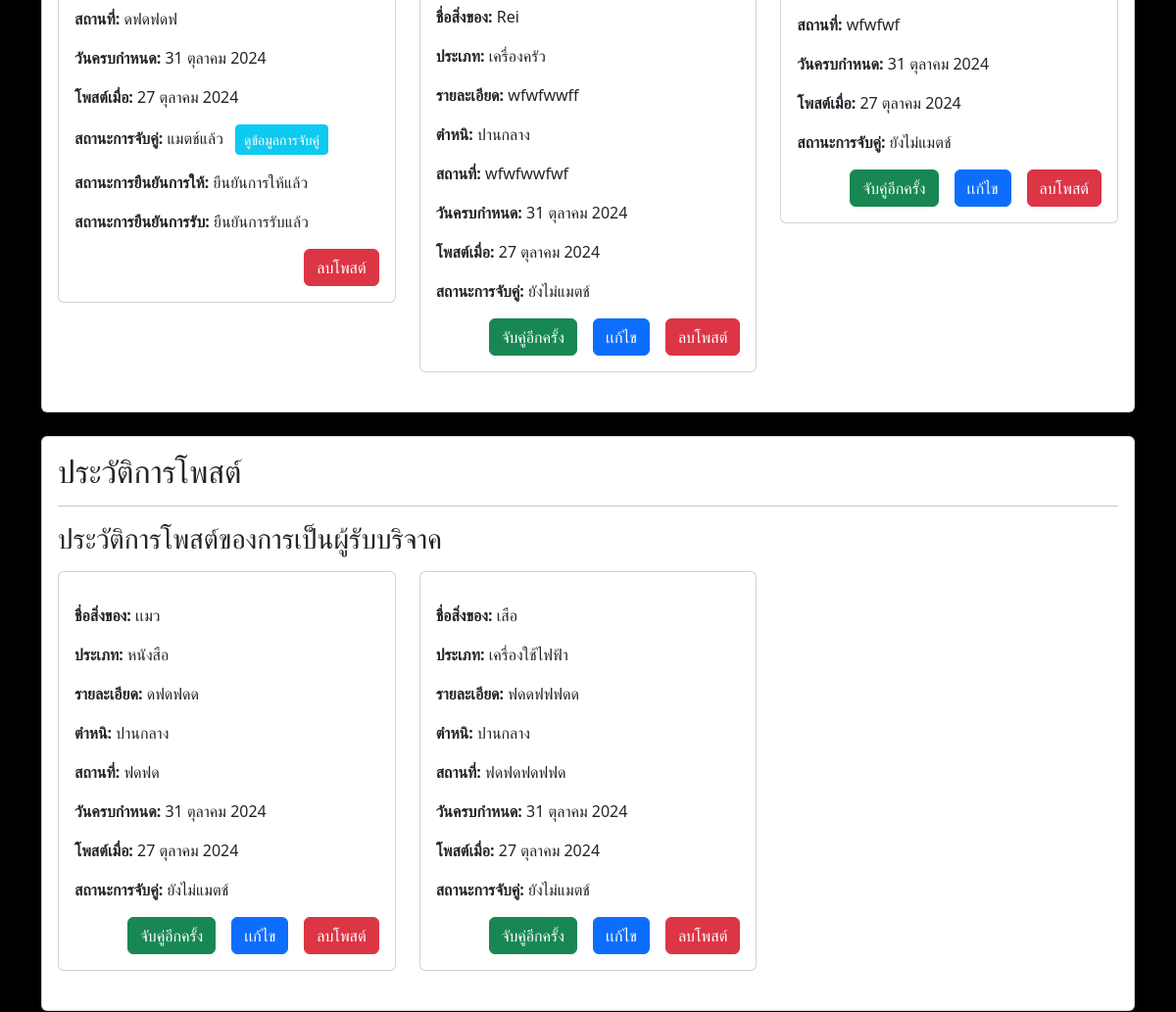
Before: /post_history/5/ (signed in, middle part) with the older database file.
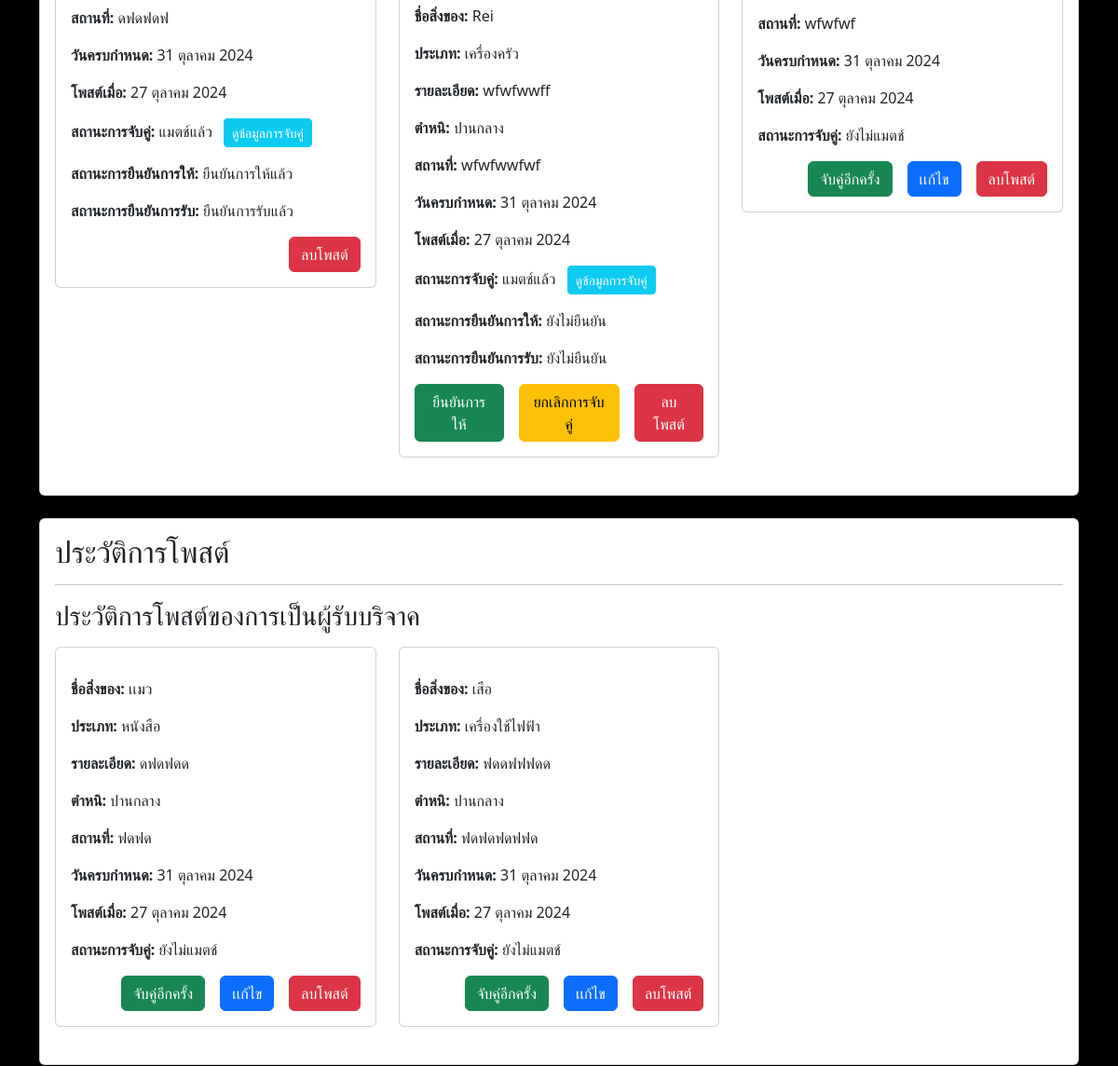
After: the same page with the newer database file.
### myapp/models.py (models this page shows)
class PostGiver(models.Model):
    post_ID = models.AutoField(primary_key=True)
    stuff_name = models.CharField(max_length=50)
    categories = models.CharField(max_length=50, choices=CATEGORIES)
    stuff_picture = models.ImageField(upload_to="stuff_picture/", blank=True, null=True)
    description = models.TextField()
    defect = models.CharField(max_length=50, choices=DEFECT)
    user_profile = models.ForeignKey(UserProfile, on_delete=models.CASCADE)
    place = models.TextField()
    date_limit = models.DateField()
    created_at = models.DateTimeField(default=timezone.now)
    updated_at = models.DateTimeField(auto_now=True)
    is_matched = models.BooleanField(default=False)
    is_confirm = models.BooleanField(default=False)
    def __str__(self):
        return f"{self.stuff_name} by {self.user_profile.user.username}"

### myapp/views.py (the view)
# urls.py: path('post_history/<int:profile_id>/', views.post_history, name='post_history'),
@login_required
def post_history(request, profile_id):
    user_profile = get_object_or_404(UserProfile, id=profile_id)
    giver_posts = PostGiver.objects.filter(user_profile=user_profile)
    receiver_posts = PostReceiver.objects.filter(user_profile=user_profile)
    matched_post_giver = MatchPost.objects.filter(giver_post__user_profile=user_profile)
    matched_post_receiver = MatchPost.objects.filter(receiver_post__user_profile=user_profile)
    for matched in matched_post_giver:
        match_id = matched.match_ID
        print(f"Giver Match ID: {match_id}")
    for matched in matched_post_receiver:
        match_id = matched.match_ID
        print(f"Receiver Match ID: {match_id}")
    context = {
        'user': request.user,
        'giver_posts': giver_posts,
        'receiver_posts': receiver_posts,
        'user_profile': user_profile,
        'matched_post_giver': matched_post_giver,
        'matched_post_receiver': matched_post_receiver,
    }
    print(receiver_posts)
    print(giver_posts)
    return render(request, "myweb/post_history.html", context)

### myapp/models.py (called while the page is built)
    def __str__(self):
        return f"{self.stuff_name} by {self.user_profile.user.username}"

### myapp/templatetags/form_tags.py (called while the page is built)
@register.filter
def date_thai(date):
    if not date:
        return ""
    return f"{date.day} {MONTHS_TH[date.month - 1]} {date.year}"

@register.filter
def get_related_matches_giver(matched_posts, post_id):
    return matched_posts.filter(giver_post__post_ID=post_id).first()

### myapp/templates/myweb/post_history.html (shortened to what the changed rows need)
{% extends 'myweb/base.html' %}
{% load static %}
{% load form_tags %}
{% block background_style %}
background-color: rgba(0, 0, 0);
{% endblock %}
{% block content %}
<div class="card mt-4">
    <div class="card-body">
        <div class="row">
            {% for post in giver_posts %}
            <div class="col-md-12 col-lg-4 mb-4">
                <div class="card">
                    <div class="card-body">
                        <p class="card-text pt-3"><strong>ชื่อสิ่งของ:</strong> {{ post.stuff_name }}</p>
                        <p class="card-text"><strong>ประเภท:</strong> {{ post.categories }}</p>
                        <p class="card-text"><strong>รายละเอียด:</strong> {{ post.description }}</p>
                        <p class="card-text"><strong>ตำหนิ:</strong> {{ post.defect }}</p>
                        <p class="card-text"><strong>สถานที่:</strong> {{ post.place }}</p>
                        <p class="card-text"><strong>วันครบกำหนด:</strong> {{ post.date_limit|date_thai }}</p>
                        <p class="card-text"><strong>โพสต์เมื่อ:</strong> {{ post.created_at|date_thai }}</p>
                        <p class="card-text"><strong>สถานะการจับคู่:</strong>
                            {% if post.is_matched %}
                            แมตช์แล้ว
                                {% with matched_post=matched_post_giver|get_related_matches_giver:post.post_ID %}
                                    {% if matched_post %}
                                        <a href="{% url "match_info_giver" matched_post.match_ID %}" class="btn btn-info btn-sm ms-2 text-white">ดูข้อมูลการจับคู่</a>
                                    {% endif %}
                                {% endwith %}
                        {% else %}
                            ยังไม่แมตช์
                        {% endif %}
                        </p>
                        {% if post.is_matched %}
                            {% with matched_post=matched_post_giver|get_related_matches_giver:post.post_ID %}
                                {% if matched_post %}
                                    <p class="card-text"><strong>สถานะการยืนยันการให้:</strong>
                                        {% if matched_post.is_giver_confirm %}
                                            ยืนยันการให้แล้ว
                                        {% else %}
                                            ยังไม่ยืนยัน
                                        {% endif %}
                                    </p>
                                    <p class="card-text"><strong>สถานะการยืนยันการรับ:</strong>
                                        {% if matched_post.is_receiver_confirm %}
                                            ยืนยันการรับแล้ว
                                        {% else %}
                                            ยังไม่ยืนยัน
                                        {% endif %}
                                    </p>
                                {% endif %}
                            {% endwith %}
                        {% endif %}
                    {% if user.id == user_profile.user.id %}
                        <div class="d-flex justify-content-center justify-content-lg-end">
                            {% if not post.is_matched %}
                                <a href="{% url 'results_giver' post.post_ID %}"
                                class="btn btn-success me-3">จับคู่อีกครั้ง</a>
                            {% endif %}
                            {% if not post.is_matched%}
                                <a href="{% url 'edit_giver_post' post.post_ID %}" class="btn btn-primary">เเก้ไข</a>
                            {% endif %}
                            {% if post.is_matched %}
                                {% with matched_post=matched_post_giver|get_related_matches_giver:post.post_ID %}
                                    {% if matched_post %}
                                        {% if not matched_post.is_giver_confirm %}
                                            <form action="{% url 'confirm_verification_giver' matched_post.match_ID %}" method="POST" class="d-inline">
                                                <button type="submit" class="btn btn-success">ยืนยันการให้</button>
                                            </form>
                                            <form action="{% url 'unmatch_post' post.post_ID 'giver' %}" method="POST" class="d-inline">
                                                <button type="submit" class="btn btn-warning ms-3">ยกเลิกการจับคู่</button>
                                            </form>
                                        {% endif %}
                                    {% endif %}
                                {% endwith %}
                            {% endif %}
                            <form action="{% url 'delete_giver_post' post.post_ID %}" method="POST" class="ms-3">
                                <button type="submit" class="btn btn-danger">ลบโพสต์</button>
                            </form>
                        </div>
                    {% endif %}
                    </div>
                </div>
            </div>
            {% empty %}
            <div class="col-4 text-center mx-auto">
                <div class="alert alert-info">ไม่มีโพสต์</div>
            </div>
            {% endfor %}
        </div>
    </div>
</div>
<div class="card mt-4">
    <div class="card-body">
        <h2>ประวัติการโพสต์</h2>
    </div>
</div>
{% endblock %}

Changed rows visible on the page:
changed PostGiver "Rei": is_matched "ยังไม่แมตช์ จับคู่อีกครั้ง เเก้ไข" → "แมตช์แล้ว ดูข้อมูลการจับคู่ สถานะการยืนยันการให้: ยังไม่ยืนยัน สถานะการยืนยันการรับ: ยังไม่ยืนยัน ยืนยันการให้ ยกเลิกการจับคู่"
